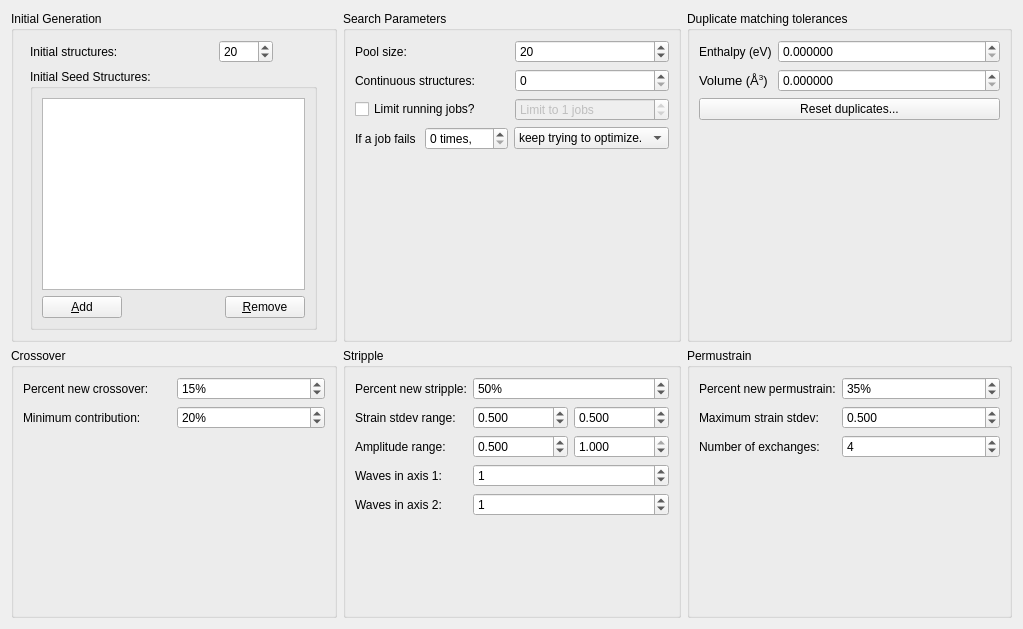
<?xml version="1.0" encoding="UTF-8"?>
<ui version="4.0">
 <class>Tab_Opt</class>
 <widget class="QWidget" name="Tab_Opt">
  <property name="geometry">
   <rect>
    <x>0</x>
    <y>0</y>
    <width>1023</width>
    <height>629</height>
   </rect>
  </property>
  <property name="windowTitle">
   <string>Form</string>
  </property>
  <layout class="QGridLayout" name="gridLayout">
   <item row="0" column="0">
    <widget class="QGroupBox" name="groupBox_3">
     <property name="sizePolicy">
      <sizepolicy hsizetype="Preferred" vsizetype="MinimumExpanding">
       <horstretch>0</horstretch>
       <verstretch>0</verstretch>
      </sizepolicy>
     </property>
     <property name="title">
      <string>Initial Generation</string>
     </property>
     <layout class="QGridLayout" name="gridLayout_4">
      <item row="0" column="0">
       <widget class="QLabel" name="label_9">
        <property name="sizePolicy">
         <sizepolicy hsizetype="Fixed" vsizetype="Preferred">
          <horstretch>0</horstretch>
          <verstretch>0</verstretch>
         </sizepolicy>
        </property>
        <property name="toolTip">
         <string>Number of initial structures / number of structures to keep in queue for continuous mode.

Default: 20
</string>
        </property>
        <property name="text">
         <string>Initial structures:</string>
        </property>
        <property name="buddy">
         <cstring>spin_numInitial</cstring>
        </property>
       </widget>
      </item>
      <item row="0" column="1">
       <widget class="QSpinBox" name="spin_numInitial">
        <property name="sizePolicy">
         <sizepolicy hsizetype="Maximum" vsizetype="Fixed">
          <horstretch>0</horstretch>
          <verstretch>0</verstretch>
         </sizepolicy>
        </property>
        <property name="toolTip">
         <string>Number of initial structures / number of structures to keep in queue for continuous mode.
</string>
        </property>
        <property name="maximum">
         <number>9999</number>
        </property>
        <property name="value">
         <number>20</number>
        </property>
       </widget>
      </item>
      <item row="1" column="0" colspan="2">
       <widget class="QGroupBox" name="groupBox_2">
        <property name="title">
         <string>Initial Seed Structures:</string>
        </property>
        <layout class="QGridLayout" name="gridLayout_3">
         <item row="0" column="0" colspan="3">
          <widget class="QListWidget" name="list_seeds">
           <property name="sizePolicy">
            <sizepolicy hsizetype="MinimumExpanding" vsizetype="MinimumExpanding">
             <horstretch>0</horstretch>
             <verstretch>0</verstretch>
            </sizepolicy>
           </property>
           <property name="toolTip">
            <string>Load any initial seed structures here.</string>
           </property>
          </widget>
         </item>
         <item row="1" column="0">
          <widget class="QPushButton" name="push_addSeed">
           <property name="sizePolicy">
            <sizepolicy hsizetype="Fixed" vsizetype="Fixed">
             <horstretch>0</horstretch>
             <verstretch>0</verstretch>
            </sizepolicy>
           </property>
           <property name="text">
            <string>&amp;Add</string>
           </property>
          </widget>
         </item>
         <item row="1" column="2">
          <widget class="QPushButton" name="push_removeSeed">
           <property name="sizePolicy">
            <sizepolicy hsizetype="Fixed" vsizetype="Fixed">
             <horstretch>0</horstretch>
             <verstretch>0</verstretch>
            </sizepolicy>
           </property>
           <property name="text">
            <string>&amp;Remove</string>
           </property>
          </widget>
         </item>
         <item row="1" column="1">
          <spacer name="horizontalSpacer">
           <property name="orientation">
            <enum>Qt::Horizontal</enum>
           </property>
           <property name="sizeHint" stdset="0">
            <size>
             <width>40</width>
             <height>20</height>
            </size>
           </property>
          </spacer>
         </item>
        </layout>
       </widget>
      </item>
     </layout>
    </widget>
   </item>
   <item row="0" column="1">
    <widget class="QGroupBox" name="groupBox_4">
     <property name="title">
      <string>Search Parameters</string>
     </property>
     <layout class="QGridLayout" name="gridLayout_5">
      <item row="0" column="0">
       <widget class="QLabel" name="label_26">
        <property name="toolTip">
         <string>Number of structures to be considered for genetic operations.

Structures are chosen for genetic operations based on a weighted probability list, such that the lowest enthalpy structures have the greatest probability of being chosen. The number specified here is used to determine how many of the lowest enthalpy structures will have a non-zero probability.

Default: 60</string>
        </property>
        <property name="text">
         <string>Pool size:</string>
        </property>
        <property name="buddy">
         <cstring>spin_popSize</cstring>
        </property>
       </widget>
      </item>
      <item row="0" column="1">
       <widget class="QSpinBox" name="spin_popSize">
        <property name="toolTip">
         <string>Number of structures to be considered for genetic operations.

Structures are chosen for genetic operations based on a weighted probability list, such that the lowest enthalpy structures have the greatest probability of being chosen. The number specified here is used to determine how many of the lowest enthalpy structures will have a non-zero probability.

Default: 20</string>
        </property>
        <property name="maximum">
         <number>9999</number>
        </property>
        <property name="value">
         <number>20</number>
        </property>
       </widget>
      </item>
      <item row="1" column="0">
       <widget class="QLabel" name="label_genTotal">
        <property name="toolTip">
         <string>How many structures are created for population &gt; 1. This has no effect in continuous mode.

Default: 10</string>
        </property>
        <property name="text">
         <string>Continuous structures:</string>
        </property>
        <property name="buddy">
         <cstring>spin_contStructs</cstring>
        </property>
       </widget>
      </item>
      <item row="1" column="1">
       <widget class="QSpinBox" name="spin_contStructs">
        <property name="toolTip">
         <string>Number of structures to be kept &quot;in progress&quot; during after the initial generation.

This should depend on the resources available. If a running job limit is set below,

[running job limit] + 1

is a good value here.</string>
        </property>
       </widget>
      </item>
      <item row="3" column="0">
       <widget class="QCheckBox" name="cb_limitRunningJobs">
        <property name="toolTip">
         <string>Check this box to set a limit on the number of jobs that are submitted for a local optimization at any given time.</string>
        </property>
        <property name="text">
         <string>Limit running jobs?</string>
        </property>
       </widget>
      </item>
      <item row="3" column="1">
       <widget class="QSpinBox" name="spin_runningJobLimit">
        <property name="enabled">
         <bool>false</bool>
        </property>
        <property name="toolTip">
         <string>Maximum number of simultaneous local optimizations allowed.</string>
        </property>
        <property name="suffix">
         <string> jobs</string>
        </property>
        <property name="prefix">
         <string>Limit to </string>
        </property>
        <property name="value">
         <number>1</number>
        </property>
       </widget>
      </item>
      <item row="4" column="0" colspan="2">
       <layout class="QHBoxLayout" name="horizontalLayout_2">
        <item>
         <widget class="QLabel" name="label_4">
          <property name="sizePolicy">
           <sizepolicy hsizetype="Fixed" vsizetype="Preferred">
            <horstretch>0</horstretch>
            <verstretch>0</verstretch>
           </sizepolicy>
          </property>
          <property name="text">
           <string>If a job fails </string>
          </property>
         </widget>
        </item>
        <item>
         <widget class="QSpinBox" name="spin_failLimit">
          <property name="sizePolicy">
           <sizepolicy hsizetype="Fixed" vsizetype="Fixed">
            <horstretch>0</horstretch>
            <verstretch>0</verstretch>
           </sizepolicy>
          </property>
          <property name="suffix">
           <string> times,</string>
          </property>
          <property name="maximum">
           <number>100</number>
          </property>
         </widget>
        </item>
        <item>
         <widget class="QComboBox" name="combo_failAction">
          <property name="toolTip">
           <string>Either keep trying to optimize, kill, or randomize individuals that fail more than the specified number of times.</string>
          </property>
          <item>
           <property name="text">
            <string>keep trying to optimize.</string>
           </property>
          </item>
          <item>
           <property name="text">
            <string>kill the structure.</string>
           </property>
          </item>
          <item>
           <property name="text">
            <string>replace with random.</string>
           </property>
          </item>
         </widget>
        </item>
       </layout>
      </item>
      <item row="5" column="0">
       <spacer name="verticalSpacer">
        <property name="orientation">
         <enum>Qt::Vertical</enum>
        </property>
        <property name="sizeHint" stdset="0">
         <size>
          <width>20</width>
          <height>40</height>
         </size>
        </property>
       </spacer>
      </item>
     </layout>
    </widget>
   </item>
   <item row="0" column="2">
    <widget class="QGroupBox" name="groupBox">
     <property name="toolTip">
      <string>Experimental: These options are used to fine-tune matching of duplicate structures.</string>
     </property>
     <property name="title">
      <string>Duplicate matching tolerances</string>
     </property>
     <layout class="QGridLayout" name="gridLayout_2">
      <item row="0" column="2">
       <widget class="QDoubleSpinBox" name="spin_tol_enthalpy">
        <property name="toolTip">
         <string>Tolerance for enthalpy comparisons.</string>
        </property>
        <property name="decimals">
         <number>6</number>
        </property>
        <property name="singleStep">
         <double>0.001000000000000</double>
        </property>
       </widget>
      </item>
      <item row="0" column="1">
       <widget class="QLabel" name="label">
        <property name="sizePolicy">
         <sizepolicy hsizetype="Fixed" vsizetype="Preferred">
          <horstretch>0</horstretch>
          <verstretch>0</verstretch>
         </sizepolicy>
        </property>
        <property name="toolTip">
         <string>Experimental: These options are used to fine-tune matching of duplicate structures.</string>
        </property>
        <property name="text">
         <string>Enthalpy (eV)</string>
        </property>
        <property name="buddy">
         <cstring>spin_tol_enthalpy</cstring>
        </property>
       </widget>
      </item>
      <item row="1" column="1">
       <widget class="QLabel" name="label_2">
        <property name="sizePolicy">
         <sizepolicy hsizetype="Fixed" vsizetype="Preferred">
          <horstretch>0</horstretch>
          <verstretch>0</verstretch>
         </sizepolicy>
        </property>
        <property name="toolTip">
         <string>Experimental: These options are used to fine-tune matching of duplicate structures.</string>
        </property>
        <property name="text">
         <string>&lt;!DOCTYPE HTML PUBLIC &quot;-//W3C//DTD HTML 4.0//EN&quot; &quot;http://www.w3.org/TR/REC-html40/strict.dtd&quot;&gt;
&lt;html&gt;&lt;head&gt;&lt;meta name=&quot;qrichtext&quot; content=&quot;1&quot; /&gt;&lt;style type=&quot;text/css&quot;&gt;
p, li { white-space: pre-wrap; }
&lt;/style&gt;&lt;/head&gt;&lt;body style=&quot; font-family:'Sans Serif'; font-size:10pt; font-weight:400; font-style:normal;&quot;&gt;
&lt;p style=&quot; margin-top:0px; margin-bottom:0px; margin-left:0px; margin-right:0px; -qt-block-indent:0; text-indent:0px;&quot;&gt;Volume (Å&lt;span style=&quot; vertical-align:super;&quot;&gt;3&lt;/span&gt;)&lt;/p&gt;&lt;/body&gt;&lt;/html&gt;</string>
        </property>
        <property name="buddy">
         <cstring>spin_tol_volume</cstring>
        </property>
       </widget>
      </item>
      <item row="1" column="2">
       <widget class="QDoubleSpinBox" name="spin_tol_volume">
        <property name="toolTip">
         <string>Tolerance for volume comparisons.</string>
        </property>
        <property name="decimals">
         <number>6</number>
        </property>
        <property name="singleStep">
         <double>0.001000000000000</double>
        </property>
       </widget>
      </item>
      <item row="2" column="1" colspan="2">
       <widget class="QPushButton" name="push_dup_reset">
        <property name="toolTip">
         <string>Manually recheck all structures for duplicates (necessary after changing the above options).</string>
        </property>
        <property name="text">
         <string>Reset duplicates...</string>
        </property>
       </widget>
      </item>
      <item row="3" column="1">
       <spacer name="verticalSpacer_2">
        <property name="orientation">
         <enum>Qt::Vertical</enum>
        </property>
        <property name="sizeHint" stdset="0">
         <size>
          <width>20</width>
          <height>40</height>
         </size>
        </property>
       </spacer>
      </item>
     </layout>
    </widget>
   </item>
   <item row="1" column="0">
    <widget class="QGroupBox" name="groupBox_5">
     <property name="title">
      <string>Crossover</string>
     </property>
     <layout class="QGridLayout" name="gridLayout_6">
      <item row="2" column="0">
       <widget class="QLabel" name="label_25">
        <property name="toolTip">
         <string>Percentage of new structures to be created from the heredity operator.

Heredity combines two random spatially coherent slabs from two unique parents to form a single offspring.

Default: 85</string>
        </property>
        <property name="text">
         <string>Percent new crossover:</string>
        </property>
        <property name="buddy">
         <cstring>spin_p_cross</cstring>
        </property>
       </widget>
      </item>
      <item row="2" column="1">
       <widget class="QSpinBox" name="spin_p_cross">
        <property name="toolTip">
         <string>Percentage of new structures to be created from the crossover operator.

Default: 15</string>
        </property>
        <property name="suffix">
         <string>%</string>
        </property>
        <property name="maximum">
         <number>100</number>
        </property>
        <property name="value">
         <number>15</number>
        </property>
       </widget>
      </item>
      <item row="3" column="0">
       <widget class="QLabel" name="label_3">
        <property name="text">
         <string>Minimum contribution:</string>
        </property>
        <property name="buddy">
         <cstring>spin_cross_minimumContribution</cstring>
        </property>
       </widget>
      </item>
      <item row="3" column="1">
       <widget class="QSpinBox" name="spin_cross_minimumContribution">
        <property name="toolTip">
         <string>This is the smallest contribution a parent may make to the offspring during crossover.

Default: 25%</string>
        </property>
        <property name="suffix">
         <string>%</string>
        </property>
        <property name="maximum">
         <number>50</number>
        </property>
        <property name="value">
         <number>20</number>
        </property>
       </widget>
      </item>
      <item row="4" column="1">
       <spacer name="verticalSpacer_3">
        <property name="orientation">
         <enum>Qt::Vertical</enum>
        </property>
        <property name="sizeHint" stdset="0">
         <size>
          <width>20</width>
          <height>40</height>
         </size>
        </property>
       </spacer>
      </item>
     </layout>
    </widget>
   </item>
   <item row="1" column="1">
    <widget class="QGroupBox" name="groupBox_6">
     <property name="title">
      <string>Stripple</string>
     </property>
     <layout class="QGridLayout" name="gridLayout_7">
      <item row="0" column="0">
       <widget class="QLabel" name="label_29">
        <property name="text">
         <string>Percent new stripple:</string>
        </property>
        <property name="buddy">
         <cstring>spin_p_strip</cstring>
        </property>
       </widget>
      </item>
      <item row="1" column="0">
       <widget class="QLabel" name="label_27">
        <property name="toolTip">
         <string>Standard deviation of the random elements of the strain matrix.

Default: 0.07</string>
        </property>
        <property name="text">
         <string>Strain stdev range:</string>
        </property>
        <property name="buddy">
         <cstring>spin_strip_strainStdev_min</cstring>
        </property>
       </widget>
      </item>
      <item row="0" column="1" colspan="2">
       <widget class="QSpinBox" name="spin_p_strip">
        <property name="toolTip">
         <string>Percentage of offspring structures that are generated from the stripple operator.

Default: 50%</string>
        </property>
        <property name="suffix">
         <string>%</string>
        </property>
        <property name="maximum">
         <number>100</number>
        </property>
        <property name="value">
         <number>50</number>
        </property>
       </widget>
      </item>
      <item row="1" column="1">
       <widget class="QDoubleSpinBox" name="spin_strip_strainStdev_min">
        <property name="toolTip">
         <string>Minimum standard deviation for the random elements in the strain matrix.

See publication for details.

Default: 0.5</string>
        </property>
        <property name="decimals">
         <number>3</number>
        </property>
        <property name="maximum">
         <double>2.000000000000000</double>
        </property>
        <property name="singleStep">
         <double>0.100000000000000</double>
        </property>
        <property name="value">
         <double>0.500000000000000</double>
        </property>
       </widget>
      </item>
      <item row="2" column="0">
       <widget class="QLabel" name="label_6">
        <property name="text">
         <string>Amplitude range:</string>
        </property>
        <property name="buddy">
         <cstring>spin_strip_amp_min</cstring>
        </property>
       </widget>
      </item>
      <item row="2" column="1">
       <widget class="QDoubleSpinBox" name="spin_strip_amp_min">
        <property name="toolTip">
         <string>Minimum ripple amplitude.

See publication for details.

Default: 0.5</string>
        </property>
        <property name="decimals">
         <number>3</number>
        </property>
        <property name="maximum">
         <double>1.000000000000000</double>
        </property>
        <property name="singleStep">
         <double>0.050000000000000</double>
        </property>
        <property name="value">
         <double>0.500000000000000</double>
        </property>
       </widget>
      </item>
      <item row="4" column="0">
       <widget class="QLabel" name="label_8">
        <property name="text">
         <string>Waves in axis 2:</string>
        </property>
        <property name="buddy">
         <cstring>spin_strip_per2</cstring>
        </property>
       </widget>
      </item>
      <item row="3" column="1" colspan="2">
       <widget class="QSpinBox" name="spin_strip_per1">
        <property name="toolTip">
         <string>Number of waves in one non-displaced direction for the ripple operator. You probably don't want to change this unless using an enormous unit cell.

Default: 1</string>
        </property>
        <property name="value">
         <number>1</number>
        </property>
       </widget>
      </item>
      <item row="4" column="1" colspan="2">
       <widget class="QSpinBox" name="spin_strip_per2">
        <property name="toolTip">
         <string>Number of waves in the other non-displaced direction for the ripple operator. You probably don't want to change this unless using an enormous unit cell.

Default: 1</string>
        </property>
        <property name="value">
         <number>1</number>
        </property>
       </widget>
      </item>
      <item row="3" column="0">
       <widget class="QLabel" name="label_7">
        <property name="text">
         <string>Waves in axis 1:</string>
        </property>
        <property name="buddy">
         <cstring>spin_strip_per1</cstring>
        </property>
       </widget>
      </item>
      <item row="5" column="0">
       <spacer name="verticalSpacer_4">
        <property name="orientation">
         <enum>Qt::Vertical</enum>
        </property>
        <property name="sizeHint" stdset="0">
         <size>
          <width>20</width>
          <height>40</height>
         </size>
        </property>
       </spacer>
      </item>
      <item row="1" column="2">
       <widget class="QDoubleSpinBox" name="spin_strip_strainStdev_max">
        <property name="toolTip">
         <string>Maximum standard deviation for the random elements in the strain matrix.

See publication for details.

Default: 0.5</string>
        </property>
        <property name="decimals">
         <number>3</number>
        </property>
        <property name="maximum">
         <double>2.000000000000000</double>
        </property>
        <property name="singleStep">
         <double>0.100000000000000</double>
        </property>
        <property name="value">
         <double>0.500000000000000</double>
        </property>
       </widget>
      </item>
      <item row="2" column="2">
       <widget class="QDoubleSpinBox" name="spin_strip_amp_max">
        <property name="toolTip">
         <string>Maximum ripple amplitude.

See publication for details.

Default: 1.0</string>
        </property>
        <property name="decimals">
         <number>3</number>
        </property>
        <property name="maximum">
         <double>1.000000000000000</double>
        </property>
        <property name="singleStep">
         <double>0.050000000000000</double>
        </property>
        <property name="value">
         <double>1.000000000000000</double>
        </property>
       </widget>
      </item>
     </layout>
    </widget>
   </item>
   <item row="1" column="2">
    <widget class="QGroupBox" name="groupBox_7">
     <property name="title">
      <string>Permustrain</string>
     </property>
     <layout class="QGridLayout" name="gridLayout_8">
      <item row="0" column="0">
       <widget class="QLabel" name="label_31">
        <property name="toolTip">
         <string>Percentage of offspring structures that will be generated from the permutation operator.

The permutation operator will swap two atoms of different type within a single parent. Set to zero if there is only one atom type in the cell!

Default: 5%</string>
        </property>
        <property name="text">
         <string>Percent new permustrain:</string>
        </property>
        <property name="buddy">
         <cstring>spin_p_perm</cstring>
        </property>
       </widget>
      </item>
      <item row="2" column="0">
       <widget class="QLabel" name="label_30">
        <property name="toolTip">
         <string>Number of separate swaps in the permutation operator.

Default: 3</string>
        </property>
        <property name="text">
         <string>Number of exchanges:</string>
        </property>
        <property name="buddy">
         <cstring>spin_perm_ex</cstring>
        </property>
       </widget>
      </item>
      <item row="0" column="1" colspan="2">
       <widget class="QSpinBox" name="spin_p_perm">
        <property name="toolTip">
         <string>Percentage of offspring structures that will be generated from the permustrain operator.

Set to zero if there is only one atom type in the cell!

Default: 35%</string>
        </property>
        <property name="suffix">
         <string>%</string>
        </property>
        <property name="maximum">
         <number>100</number>
        </property>
        <property name="value">
         <number>35</number>
        </property>
       </widget>
      </item>
      <item row="2" column="1" colspan="2">
       <widget class="QSpinBox" name="spin_perm_ex">
        <property name="toolTip">
         <string>Number of separate swaps in the permutation operator.

Default: 4</string>
        </property>
        <property name="maximum">
         <number>100</number>
        </property>
        <property name="value">
         <number>4</number>
        </property>
       </widget>
      </item>
      <item row="1" column="0">
       <widget class="QLabel" name="label_5">
        <property name="text">
         <string>Maximum strain stdev:</string>
        </property>
        <property name="buddy">
         <cstring>spin_perm_strainStdev_max</cstring>
        </property>
       </widget>
      </item>
      <item row="1" column="1" colspan="2">
       <widget class="QDoubleSpinBox" name="spin_perm_strainStdev_max">
        <property name="toolTip">
         <string>Maximum standard deviation for the random elements in the strain matrix.

See publication for details.

Default: 0.5</string>
        </property>
        <property name="decimals">
         <number>3</number>
        </property>
        <property name="value">
         <double>0.500000000000000</double>
        </property>
       </widget>
      </item>
      <item row="3" column="0">
       <spacer name="verticalSpacer_5">
        <property name="orientation">
         <enum>Qt::Vertical</enum>
        </property>
        <property name="sizeHint" stdset="0">
         <size>
          <width>20</width>
          <height>40</height>
         </size>
        </property>
       </spacer>
      </item>
     </layout>
    </widget>
   </item>
  </layout>
 </widget>
 <tabstops>
  <tabstop>spin_numInitial</tabstop>
  <tabstop>list_seeds</tabstop>
  <tabstop>push_addSeed</tabstop>
  <tabstop>push_removeSeed</tabstop>
  <tabstop>spin_popSize</tabstop>
  <tabstop>spin_contStructs</tabstop>
  <tabstop>cb_limitRunningJobs</tabstop>
  <tabstop>spin_tol_enthalpy</tabstop>
  <tabstop>spin_tol_volume</tabstop>
  <tabstop>push_dup_reset</tabstop>
  <tabstop>spin_p_cross</tabstop>
  <tabstop>spin_cross_minimumContribution</tabstop>
  <tabstop>spin_p_strip</tabstop>
  <tabstop>spin_strip_strainStdev_min</tabstop>
  <tabstop>spin_strip_strainStdev_max</tabstop>
  <tabstop>spin_strip_amp_min</tabstop>
  <tabstop>spin_strip_amp_max</tabstop>
  <tabstop>spin_strip_per1</tabstop>
  <tabstop>spin_strip_per2</tabstop>
  <tabstop>spin_p_perm</tabstop>
  <tabstop>spin_perm_strainStdev_max</tabstop>
  <tabstop>spin_perm_ex</tabstop>
 </tabstops>
 <resources/>
 <connections>
  <connection>
   <sender>cb_limitRunningJobs</sender>
   <signal>toggled(bool)</signal>
   <receiver>spin_runningJobLimit</receiver>
   <slot>setEnabled(bool)</slot>
   <hints>
    <hint type="sourcelabel">
     <x>635</x>
     <y>152</y>
    </hint>
    <hint type="destinationlabel">
     <x>669</x>
     <y>184</y>
    </hint>
   </hints>
  </connection>
 </connections>
</ui>
